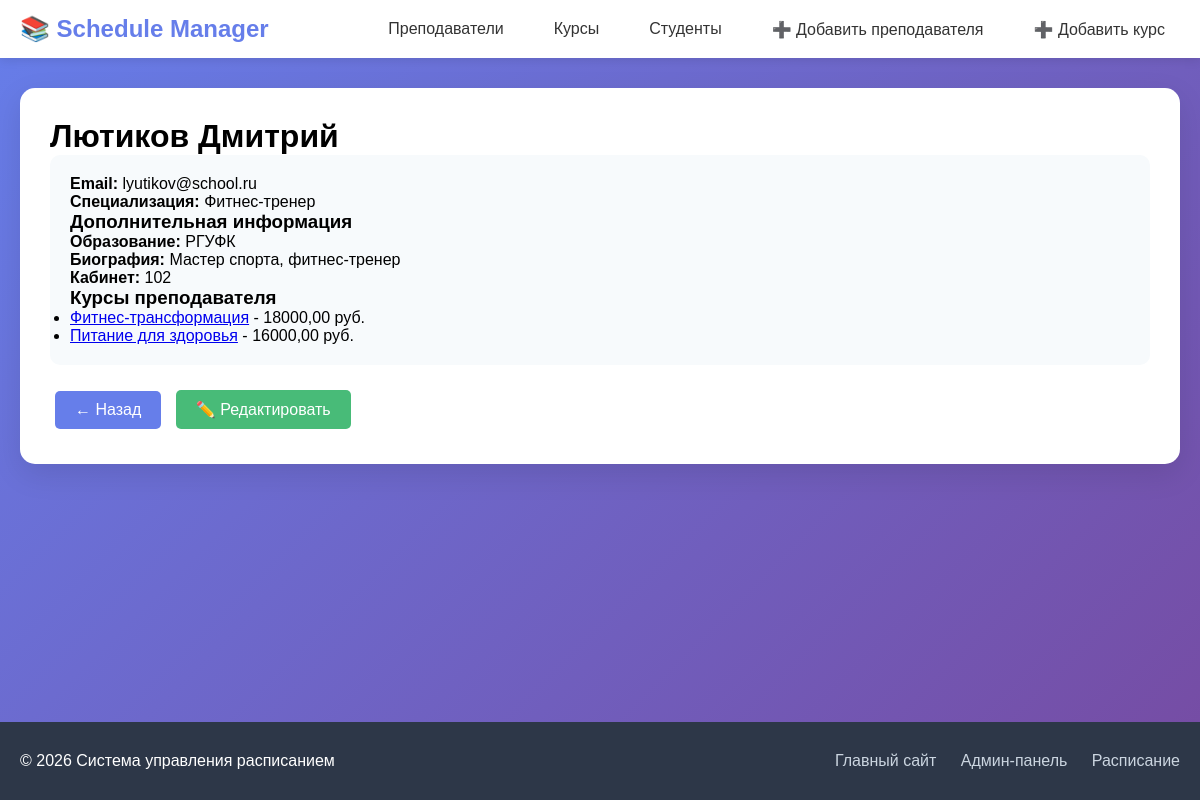
The app's page /schedule/teachers/2/, older data.
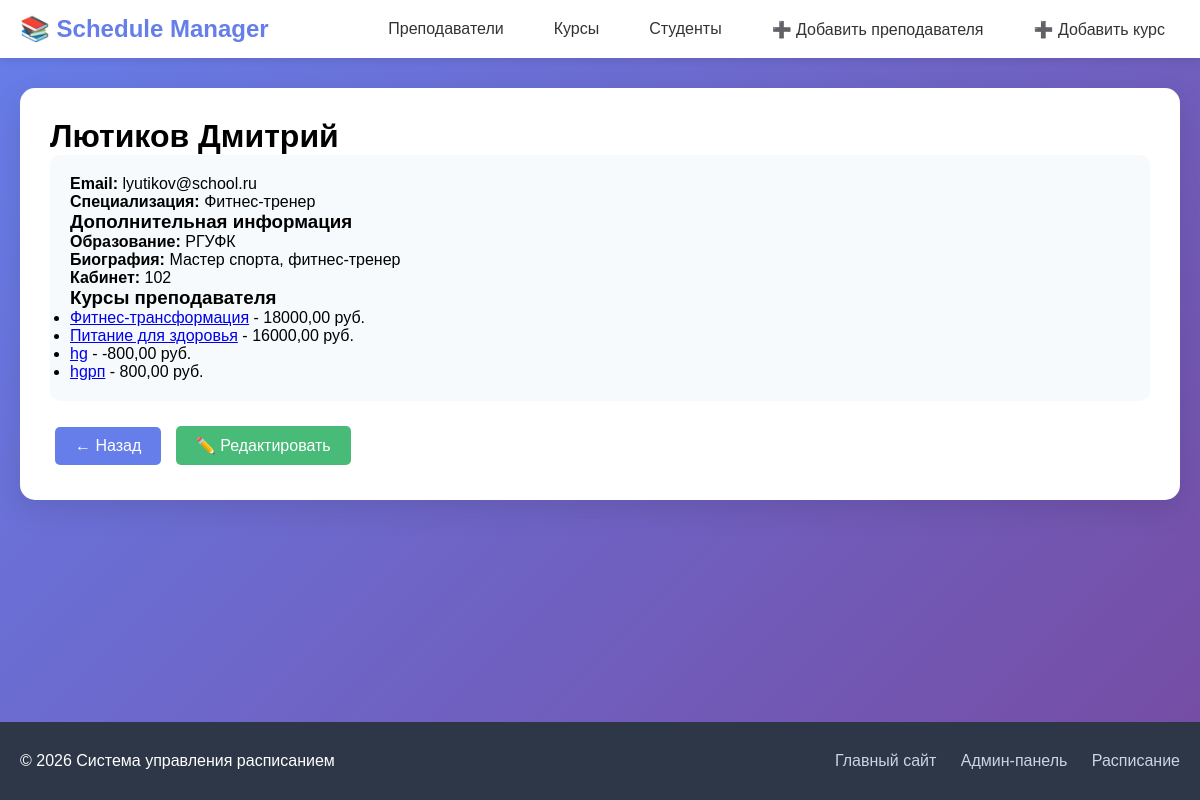
The same page, newer data.
### schedule/models.py (models this page shows, shortened)
class Teacher(models.Model):
    first_name = models.CharField(
        max_length=50,
        verbose_name="Имя",
        validators=[validate_russian_name],
        help_text="Только русские буквы"
    )
    last_name = models.CharField(
        max_length=50,
        verbose_name="Фамилия",
        validators=[validate_russian_name],
        help_text="Только русские буквы"
    )
    email = models.EmailField(
        unique=True,
        verbose_name="Email",
        help_text="example@school.ru"
    )
    phone = models.CharField(
        max_length=20,
        blank=True,
        null=True,
        verbose_name="Телефон",
        validators=[validate_phone_number],
        help_text="Формат: +7 123 456-78-90"
    )
    specialization = models.CharField(
        max_length=200,
        verbose_name="Специализация",
        help_text="Например: Программирование, Математика"
    )
    experience_years = models.IntegerField(
        verbose_name="Стаж (лет)",
        default=0,
        validators=[validate_experience_years, MinValueValidator(0), MaxValueValidator(50)],
        help_text="От 0 до 50 лет"
    )
    hire_date = models.DateField(
        verbose_name="Дата найма",
        null=True,
        blank=True
    )
    is_active = models.BooleanField(
        default=True,
        verbose_name="Активен"
    )
    degree = models.CharField(
        max_length=100,
        choices=[
            ('bachelor', 'Бакалавр'),
            ('master', 'Магистр'),
            ('phd', 'Кандидат наук'),
            ('doctor', 'Доктор наук'),
            ('professor', 'Профессор'),
        ],
        default='master',
        verbose_name="Ученая степень"
    )
    rating = models.DecimalField(
        max_digits=3,
        decimal_places=2,
        default=0,
        validators=[MinValueValidator(0), MaxValueValidator(5)],
        verbose_name="Рейтинг (0-5)"
    )
    salary = models.DecimalField(
        max_digits=10,
        decimal_places=2,
        default=0,
        validators=[MinValueValidator(0)],
        verbose_name="Зарплата (руб)"
    )
    class Meta:
        verbose_name = "Преподаватель"
        verbose_name_plural = "Преподаватели"
        ordering = ['last_name', 'first_name']

class TeacherInfo(models.Model):
    teacher = models.OneToOneField(
        Teacher,
        on_delete=models.CASCADE,
        related_name='info'
    )
    bio = models.TextField(
        blank=True,
        verbose_name="Биография"
    )
    education = models.CharField(
        max_length=300,
        verbose_name="Образование"
    )
    office_number = models.CharField(
        max_length=20,
        blank=True,
        verbose_name="Кабинет"
    )
    awards = models.TextField(
        blank=True,
        verbose_name="Награды и достижения",
        help_text="Перечислите награды через запятую"
    )
    languages = models.CharField(
        max_length=200,
        blank=True,
        verbose_name="Иностранные языки",
        help_text="Например: Английский (C1), Французский (B2)"
    )
    projects_count = models.IntegerField(
        default=0,
        validators=[MinValueValidator(0)],
        verbose_name="Количество проектов"
    )
    class Meta:
        verbose_name = "Информация о преподавателе"
        verbose_name_plural = "Информация о преподавателях"

class Course(models.Model):
    title = models.CharField(
        max_length=200,
        unique=True,
        verbose_name="Название",
        help_text="Уникальное название курса"
    )
    teacher = models.ForeignKey(
        Teacher,
        on_delete=models.SET_NULL,
        null=True,
        blank=True,
        related_name='courses'
    )
    price = models.DecimalField(
        max_digits=10,
        decimal_places=2,
        validators=[MinValueValidator(0)],
        verbose_name="Цена (руб)"
    )
    level = models.CharField(
        max_length=50,
        choices=[
            ('beginner', 'Начинающий'),
            ('intermediate', 'Средний'),
            ('advanced', 'Продвинутый'),
            ('expert', 'Эксперт'),
        ],
        default='beginner',
        verbose_name="Уровень сложности"
    )
    duration_hours = models.IntegerField(
        default=40,
        validators=[MinValueValidator(1), MaxValueValidator(500)],
        verbose_name="Длительность (часов)"
    )
    max_students = models.IntegerField(
        default=30,
        validators=[MinValueValidator(1), MaxValueValidator(100)],
        verbose_name="Максимум студентов"
    )
    is_active = models.BooleanField(
        default=True,
        verbose_name="Курс активен"
    )
    class Meta:
        verbose_name = "Курс"
        verbose_name_plural = "Курсы"

### schedule/views.py (the view)
# urls.py: path('teachers/<int:teacher_id>/', views.teacher_detail, name='teacher_detail'),
def teacher_detail(request, teacher_id):
    teacher = get_object_or_404(Teacher, id=teacher_id)
    return render(request, 'schedule/teacher_detail.html', {'teacher': teacher})

### schedule/templates/schedule/teacher_detail.html
{% extends 'schedule/base.html' %}
{% block content %}
<h1>{{ teacher.last_name }} {{ teacher.first_name }}</h1>
<div style="background: #f7fafc; padding: 20px; border-radius: 10px;">
    <p><strong>Email:</strong> {{ teacher.email }}</p>
    <p><strong>Специализация:</strong> {{ teacher.specialization }}</p>
    {% if teacher.info %}
    <h3>Дополнительная информация</h3>
    <p><strong>Образование:</strong> {{ teacher.info.education }}</p>
    <p><strong>Биография:</strong> {{ teacher.info.bio }}</p>
    <p><strong>Кабинет:</strong> {{ teacher.info.office_number }}</p>
    {% endif %}
    <h3>Курсы преподавателя</h3>
    <ul>
        {% for course in teacher.courses.all %}
        <li><a href="/schedule/courses/{{ course.id }}/">{{ course.title }}</a> - {{ course.price }} руб.</li>
        {% empty %}
        <li>Нет курсов</li>
        {% endfor %}
    </ul>
</div>
<div style="margin-top: 20px;">
    <a href="/schedule/teachers/" class="btn">← Назад</a>
    <a href="/schedule/teachers/{{ teacher.id }}/update/" class="btn btn-success">✏️ Редактировать</a>
</div>
{% endblock %}

### schedule/templates/schedule/base.html (shortened to what this page needs)
<!DOCTYPE html>
<html>
<head>
</head>
<body>
    <header>
        <nav>
            <a href="/schedule/" class="logo">📚 Schedule Manager</a>
            <ul class="nav-links">
                <li><a href="/schedule/teachers/">Преподаватели</a></li>
                <li><a href="/schedule/courses/">Курсы</a></li>
                <li><a href="/schedule/students/">Студенты</a></li>
                <li><a href="/schedule/teachers/create/">➕ Добавить преподавателя</a></li>
                <li><a href="/schedule/courses/create/">➕ Добавить курс</a></li>
            </ul>
        </nav>
    </header>
    <main>
        <div class="content-wrapper">
            {% block content %}
            {% endblock %}
        </div>
    </main>
    <footer>
        <div class="footer-content">
            <div class="copyright">
                &copy; 2026 Система управления расписанием
            </div>
            <div class="footer-links">
                <a href="/">Главный сайт</a>
                <a href="/admin/">Админ-панель</a>
                <a href="/schedule/">Расписание</a>
            </div>
        </div>
    </footer>
</body>
</html>

### schedule/templates/schedule/base.html (style rules this page uses)
* { margin: 0; padding: 0; box-sizing: border-box; }
body { font-family: Arial, sans-serif; background: linear-gradient(135deg, #667eea 0%, #764ba2 100%); min-height: 100vh; display: flex; flex-direction: column; }
header { background: white; box-shadow: 0 2px 10px rgba(0,0,0,0.1); position: sticky; top: 0; z-index: 1000; }
nav { max-width: 1200px; margin: 0 auto; padding: 15px 20px; display: flex; justify-content: space-between; align-items: center; }
.logo { font-size: 24px; font-weight: bold; color: #667eea; text-decoration: none; }
.nav-links { display: flex; gap: 20px; list-style: none; }
.nav-links a { color: #333; text-decoration: none; padding: 8px 15px; border-radius: 5px; transition: all 0.3s; font-weight: 500; }
main { flex: 1; max-width: 1200px; margin: 30px auto; padding: 0 20px; width: 100%; }
.content-wrapper { background: white; padding: 30px; border-radius: 15px; box-shadow: 0 10px 30px rgba(0,0,0,0.1); }
footer { background: #2d3748; color: white; padding: 30px 20px; margin-top: auto; }
.footer-content { max-width: 1200px; margin: 0 auto; display: flex; justify-content: space-between; align-items: center; flex-wrap: wrap; gap: 20px; }
.footer-links a { color: #cbd5e0; text-decoration: none; margin-left: 20px; transition: color 0.3s; }
.btn { display: inline-block; padding: 10px 20px; background: #667eea; color: white; text-decoration: none; border-radius: 5px; border: none; cursor: pointer; margin: 5px; transition: all 0.3s; }
.btn-success { background: #48bb78; }

Row changes from the older to the newer data that the page shows:
added Course: title "hg", price "-800,00"
added Course: title "hgрп", price "800,00"
